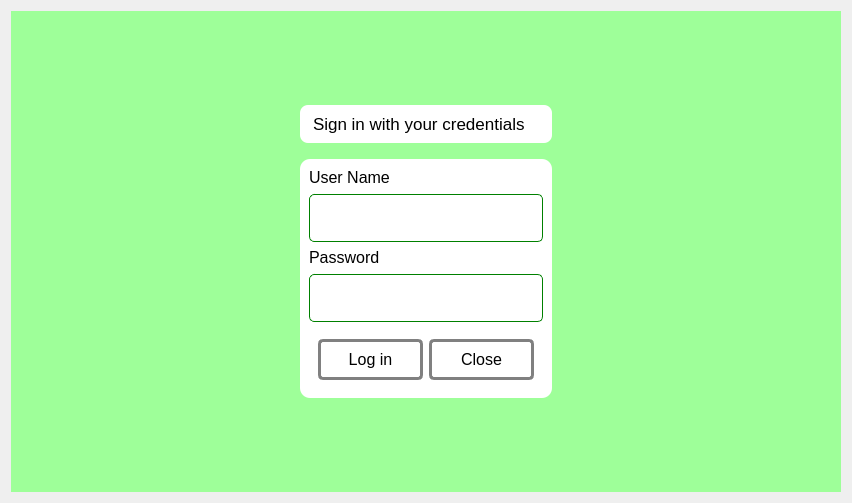
<?xml version="1.0" encoding="UTF-8"?>
<ui version="4.0">
 <class>Form</class>
 <widget class="QWidget" name="Form">
  <property name="geometry">
   <rect>
    <x>0</x>
    <y>0</y>
    <width>852</width>
    <height>503</height>
   </rect>
  </property>
  <property name="windowTitle">
   <string>Form</string>
  </property>
  <layout class="QGridLayout" name="gridLayout">
   <item row="0" column="0">
    <widget class="QWidget" name="widget" native="true">
     <property name="styleSheet">
      <string notr="true">background-color: rgb(158, 255, 153);</string>
     </property>
     <layout class="QHBoxLayout" name="horizontalLayout_2">
      <item>
       <spacer name="horizontalSpacer">
        <property name="orientation">
         <enum>Qt::Horizontal</enum>
        </property>
        <property name="sizeHint" stdset="0">
         <size>
          <width>40</width>
          <height>20</height>
         </size>
        </property>
       </spacer>
      </item>
      <item>
       <widget class="QWidget" name="widget_4" native="true">
        <layout class="QVBoxLayout" name="verticalLayout_2">
         <item>
          <spacer name="verticalSpacer">
           <property name="orientation">
            <enum>Qt::Vertical</enum>
           </property>
           <property name="sizeHint" stdset="0">
            <size>
             <width>20</width>
             <height>40</height>
            </size>
           </property>
          </spacer>
         </item>
         <item>
          <widget class="QWidget" name="widget_6" native="true">
           <property name="styleSheet">
            <string notr="true">background:#ffffff;
margin-bottom:10px;
border:none;
border-radius:8px;</string>
           </property>
           <layout class="QVBoxLayout" name="verticalLayout_3">
            <item>
             <widget class="QLabel" name="label_3">
              <property name="font">
               <font>
                <pointsize>13</pointsize>
               </font>
              </property>
              <property name="text">
               <string>Sign in with your credentials</string>
              </property>
             </widget>
            </item>
           </layout>
          </widget>
         </item>
         <item>
          <widget class="QWidget" name="widget_2" native="true">
           <property name="styleSheet">
            <string notr="true">background:#ffffff;
border:none;
border-radius:10px;
padding-bottom:0px;</string>
           </property>
           <layout class="QVBoxLayout" name="verticalLayout">
            <item>
             <widget class="QLabel" name="label">
              <property name="font">
               <font>
                <pointsize>12</pointsize>
               </font>
              </property>
              <property name="text">
               <string>User Name</string>
              </property>
             </widget>
            </item>
            <item>
             <widget class="QLineEdit" name="username">
              <property name="font">
               <font>
                <pointsize>13</pointsize>
               </font>
              </property>
              <property name="styleSheet">
               <string notr="true">margin-top:1px;
border: 1 solid green;
border-radius:5px;
font-size:12;
padding: 12px
</string>
              </property>
             </widget>
            </item>
            <item>
             <widget class="QLabel" name="label_2">
              <property name="font">
               <font>
                <pointsize>12</pointsize>
               </font>
              </property>
              <property name="text">
               <string>Password</string>
              </property>
             </widget>
            </item>
            <item>
             <widget class="QLineEdit" name="password">
              <property name="font">
               <font>
                <pointsize>13</pointsize>
               </font>
              </property>
              <property name="styleSheet">
               <string notr="true">margin-top:1px;
border: 1 solid green;
border-radius:5px;
font-size:12;
padding: 12px</string>
              </property>
              <property name="echoMode">
               <enum>QLineEdit::Password</enum>
              </property>
             </widget>
            </item>
            <item>
             <widget class="QWidget" name="widget_3" native="true">
              <layout class="QHBoxLayout" name="horizontalLayout">
               <item>
                <widget class="QPushButton" name="login">
                 <property name="font">
                  <font>
                   <pointsize>12</pointsize>
                  </font>
                 </property>
                 <property name="styleSheet">
                  <string notr="true">margin: 0px;
border: 3px solid grey;
padding-right:20px;
padding-left:20px;
border-radius:5px;
padding-top:8px;
padding-bottom:8px;
margin-top:2px;</string>
                 </property>
                 <property name="text">
                  <string>Log in</string>
                 </property>
                </widget>
               </item>
               <item>
                <widget class="QPushButton" name="close">
                 <property name="font">
                  <font>
                   <pointsize>12</pointsize>
                  </font>
                 </property>
                 <property name="styleSheet">
                  <string notr="true">margin: 0px;
border: 3px solid grey;
padding-right:20px;
padding-left:20px;
border-radius:5px;
padding-top:8px;
padding-bottom:8px;
margin-top:2px;</string>
                 </property>
                 <property name="text">
                  <string>Close</string>
                 </property>
                </widget>
               </item>
              </layout>
             </widget>
            </item>
           </layout>
          </widget>
         </item>
         <item>
          <spacer name="verticalSpacer_2">
           <property name="orientation">
            <enum>Qt::Vertical</enum>
           </property>
           <property name="sizeHint" stdset="0">
            <size>
             <width>20</width>
             <height>40</height>
            </size>
           </property>
          </spacer>
         </item>
        </layout>
       </widget>
      </item>
      <item>
       <spacer name="horizontalSpacer_2">
        <property name="orientation">
         <enum>Qt::Horizontal</enum>
        </property>
        <property name="sizeHint" stdset="0">
         <size>
          <width>40</width>
          <height>20</height>
         </size>
        </property>
       </spacer>
      </item>
     </layout>
    </widget>
   </item>
  </layout>
 </widget>
 <resources/>
 <connections/>
</ui>
